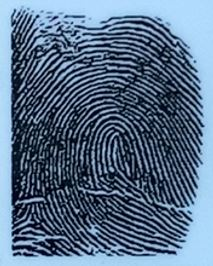
#> input picture images/test-6-052098011479-l.jpg, 213 x 266 px
$ python matching1.py
#> lines starting #> are read from the running program, lines starting #| are printed output that depends on the picture
#> further down, img1 is the input picture: shape (266, 213, 3); mean B, G, R 136.8, 111.2, 88.7
### FingerPrint.py
import cv2
import numpy as np
import os

class FingerPrint:

    @classmethod
    def match(cls, img1_path, img2_path, thresh: float=0.95):
        """
        Matches two fingerprint images and checks if they are similar.

        Parameters:
        img1_path (str): The file path of the first fingerprint image.
        img2_path (str): The file path of the second fingerprint image.

        Returns:
        None
        """
#> called with thresh = 0.95
        test_original = cv2.imread(img1_path) if isinstance(img1_path, str) else img1_path
        fingerprint_database_image = cv2.imread(img2_path) if isinstance(img2_path, str) else img2_path

        sift = cv2.xfeatures2d.SIFT_create()

        keypoints_1, descriptors_1 = sift.detectAndCompute(test_original, None)
#> keypoints_1 = 1799 keypoints; strongest (x, y, size): (37, 16, 2.2), (15, 254, 2.3), (85, 178, 2), (174, 252, 2.7)
        keypoints_2, descriptors_2 = sift.detectAndCompute(fingerprint_database_image, None)
#> keypoints_2 has the same summary as keypoints_1

        matches = cv2.FlannBasedMatcher(dict(algorithm=1, trees=10), dict()).knnMatch(descriptors_1, descriptors_2, k=2)
#> matches = 1799 matches

        match_points = []
        for p, q in matches:
            if p.distance < 0.1 * q.distance:
                match_points.append(p)
#> after the loop, match_points = 1799 matches

        keypoints_count = min(len(keypoints_1), len(keypoints_2))
#> keypoints_count = 1799
        match_ratio = len(match_points) / keypoints_count
#> match_ratio = 1

        if match_ratio > thresh:
            similarity = len(match_points) / keypoints_count * 100
#> similarity = 100
            result = cv2.drawMatches(test_original, keypoints_1, fingerprint_database_image, keypoints_2, match_points, None)
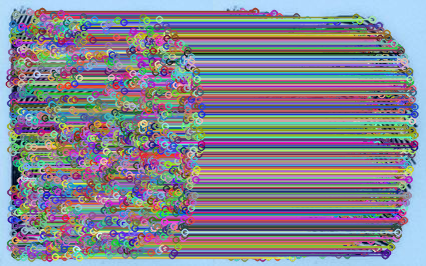
#> result: shape (266, 426, 3); mean B, G, R 145.9, 134.7, 134.1
            return {
                'similarity': similarity,
                'keypoint_image': result
            }

        return {
            'similarity': 0,
            'keypoint_image': None
        }

    # [47 lines left out: function search, not called in this run]

### matching1.py
import cv2

from FingerPrint import FingerPrint

img1 = cv2.imread("images/test-6-052098011479-l.jpg")
img2 = cv2.imread("images/test-6-052098011479-l.jpg")
print(FingerPrint.match(img1, img2))
#> (printed output is left out)

$ run again, with images/test-6-052098011479-r.jpg copied over images/test-6-052098011479-l.jpg
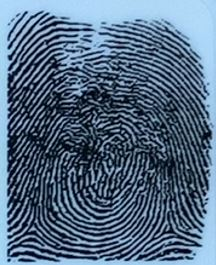
#> input picture images/test-6-052098011479-r.jpg, 216 x 265 px
#> img1 is the input picture: shape (265, 216, 3); mean B, G, R 131.5, 107.2, 84.5
#> keypoints_1 = 1985 keypoints; strongest (x, y, size): (9, 260, 2), (9, 237, 2.6), (10, 57, 3.2), (9, 230, 2.8)
#> keypoints_2 has the same summary as keypoints_1
#> matches = 1985 matches
#> keypoints_count = 1985
#> match_ratio = 1
#> similarity = 100
#> in match, `result = cv2.drawMatches(test_original, keypoints_1, fingerprint_datab..`:
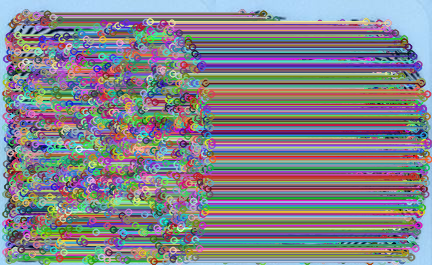
#> result: shape (265, 432, 3); mean B, G, R 139.3, 131.6, 132
#> (printed output is left out)
